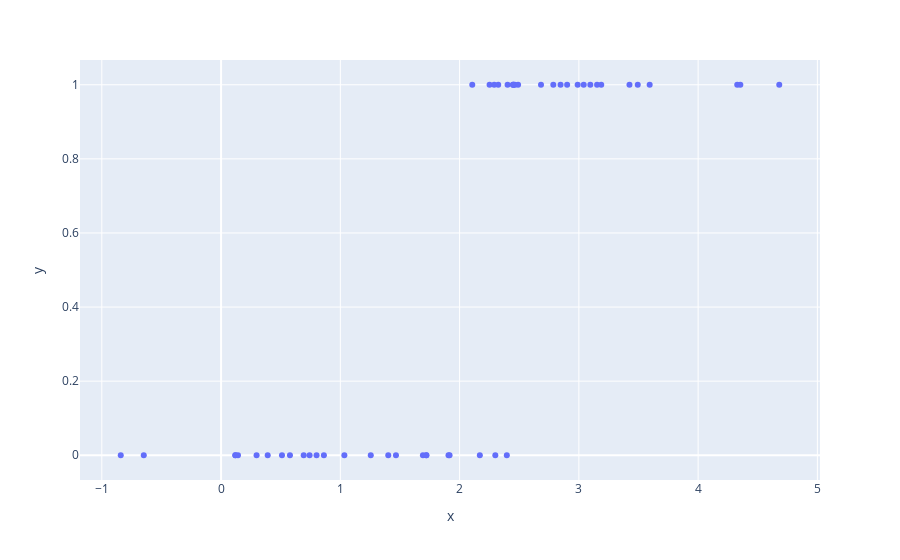

The code cell stored with this chart in its notebook:
### Code cell
import plotly.express as px
px.scatter(x=x[:,0], y=y, height=600)

### Figure 1 — Plotly figure (JSON) as saved in the notebook; plotly's stock layout.template omitted (floating-point values rounded to 4 significant figures)
{"data": [{"hoverlabel": {"namelength": 0}, "hovertemplate": "x=%{x}<br>y=%{y}", "legendgroup": "", "marker": {"color": "#636efa", "symbol": "circle"}, "mode": "markers", "name": "", "showlegend": false, "type": "scatter", "x": [4.328, 0.1416, 1.721, 4.68, 2.251, -0.8412, 2.99, 2.29, 3.153, 0.1201, 1.907, 0.8621, 2.324, 2.902, 2.396, 2.786, 1.916, 2.683, 2.402, 0.5775, 3.424, 1.466, 3.188, 0.8005, 0.5106, 2.49, 2.299, 3.041, 2.463, 1.721, 2.453, 2.847, 0.2977, 1.402, 2.17, 3.096, 2.45, 1.034, 1.692, 3.494, 3.594, 2.106, 2.447, 0.1195, 4.354, 0.7421, -0.6481, 1.255, 0.6928, 0.391], "xaxis": "x", "y": [1, 0, 0, 1, 1, 0, 1, 1, 1, 0, 0, 0, 1, 1, 0, 1, 0, 1, 1, 0, 1, 0, 1, 0, 0, 1, 0, 1, 1, 0, 1, 1, 0, 0, 0, 1, 1, 0, 0, 1, 1, 1, 1, 0, 1, 0, 0, 0, 0, 0], "yaxis": "y"}], "layout": {"autosize": true, "legend": {"tracegroupgap": 0}, "margin": {"t": 60}, "xaxis": {"anchor": "y", "autorange": true, "domain": [0, 1], "range": [-1.17, 5.009], "title": {"text": "x"}, "type": "linear"}, "yaxis": {"anchor": "x", "autorange": true, "domain": [0, 1], "range": [-0.06581, 1.066], "title": {"text": "y"}, "type": "linear"}}}
